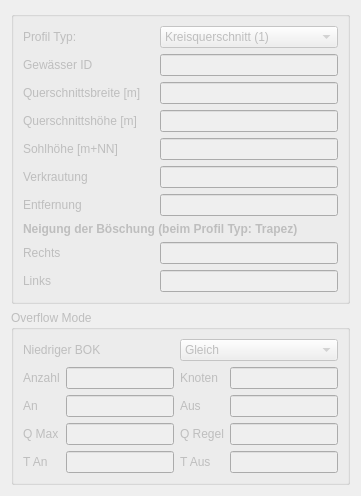
          <widget class="QWidget" name="geo_info_2">
           <attribute name="title">
            <string>Geometrie Info</string>
           </attribute>
           <layout class="QVBoxLayout" name="verticalLayout_2">
            <item>
             <widget class="QGroupBox" name="geo_info">
              <property name="enabled">
               <bool>false</bool>
              </property>
              <property name="title">
               <string/>
              </property>
              <layout class="QGridLayout" name="gridLayout_15">
               <item row="2" column="1">
                <widget class="QLineEdit" name="gi_width">
                 <property name="toolTip">
                  <string>&lt;html&gt;&lt;head/&gt;&lt;body&gt;&lt;p&gt;Kreis: Durchmesser&lt;/p&gt;&lt;p&gt;Rechteck, Trapez: Sohlbreite&lt;/p&gt;&lt;/body&gt;&lt;/html&gt;</string>
                 </property>
                </widget>
               </item>
               <item row="0" column="0">
                <widget class="QLabel" name="label_68">
                 <property name="text">
                  <string>Profil Typ:</string>
                 </property>
                </widget>
               </item>
               <item row="2" column="0">
                <widget class="QLabel" name="label_69">
                 <property name="text">
                  <string>Querschnittsbreite [m]</string>
                 </property>
                </widget>
               </item>
               <item row="6" column="1">
                <widget class="QLineEdit" name="gi_xl">
                 <property name="toolTip">
                  <string>&lt;html&gt;&lt;head/&gt;&lt;body&gt;&lt;p&gt;Entfernung bis zum nächsten stromabwärts liegenden Verb. knoten&lt;/p&gt;&lt;/body&gt;&lt;/html&gt;</string>
                 </property>
                </widget>
               </item>
               <item row="5" column="1">
                <widget class="QLineEdit" name="gi_kstime"/>
               </item>
               <item row="1" column="1">
                <widget class="QLineEdit" name="gi_id"/>
               </item>
               <item row="5" column="0">
                <widget class="QLabel" name="label_87">
                 <property name="text">
                  <string>Verkrautung</string>
                 </property>
                </widget>
               </item>
               <item row="3" column="1">
                <widget class="QLineEdit" name="gi_heit"/>
               </item>
               <item row="6" column="0">
                <widget class="QLabel" name="label_89">
                 <property name="text">
                  <string>Entfernung</string>
                 </property>
                </widget>
               </item>
               <item row="7" column="0" colspan="2">
                <widget class="QLabel" name="label_8">
                 <property name="font">
                  <font>
                   <weight>75</weight>
                   <bold>true</bold>
                  </font>
                 </property>
                 <property name="text">
                  <string>Neigung der Böschung (beim Profil Typ: Trapez)</string>
                 </property>
                </widget>
               </item>
               <item row="0" column="1">
                <widget class="QComboBox" name="gi_ityp">
                 <property name="editable">
                  <bool>false</bool>
                 </property>
                 <item>
                  <property name="text">
                   <string>Kreisquerschnitt (1)</string>
                  </property>
                 </item>
                 <item>
                  <property name="text">
                   <string>Rechteckquerschnitt (2)</string>
                  </property>
                 </item>
                 <item>
                  <property name="text">
                   <string>Trapezquerschnitt (3)</string>
                  </property>
                 </item>
                 <item>
                  <property name="text">
                   <string>beliebiger Querschnitt (4)</string>
                  </property>
                 </item>
                 <item>
                  <property name="text">
                   <string>Zusatzquerschnitt (5)</string>
                  </property>
                 </item>
                 <item>
                  <property name="text">
                   <string>(6)</string>
                  </property>
                 </item>
                 <item>
                  <property name="text">
                   <string>(7)</string>
                  </property>
                 </item>
                 <item>
                  <property name="text">
                   <string>(8)</string>
                  </property>
                 </item>
                 <item>
                  <property name="text">
                   <string>beliebiger Querschnitt (9)</string>
                  </property>
                 </item>
                </widget>
               </item>
               <item row="3" column="0">
                <widget class="QLabel" name="label_70">
                 <property name="text">
                  <string>Querschnittshöhe [m]</string>
                 </property>
                </widget>
               </item>
               <item row="4" column="1">
                <widget class="QLineEdit" name="gi_zo"/>
               </item>
               <item row="4" column="0">
                <widget class="QLabel" name="label_74">
                 <property name="text">
                  <string>Sohlhöhe [m+NN]</string>
                 </property>
                </widget>
               </item>
               <item row="1" column="0">
                <widget class="QLabel" name="label_80">
                 <property name="text">
                  <string>Gewässer ID</string>
                 </property>
                </widget>
               </item>
               <item row="8" column="0">
                <widget class="QLabel" name="label_71">
                 <property name="text">
                  <string>Rechts                            </string>
                 </property>
                </widget>
               </item>
               <item row="8" column="1">
                <widget class="QLineEdit" name="gi_ztr"/>
               </item>
               <item row="9" column="0">
                <widget class="QLabel" name="label_72">
                 <property name="text">
                  <string>Links</string>
                 </property>
                </widget>
               </item>
               <item row="9" column="1">
                <widget class="QLineEdit" name="gi_ztl"/>
               </item>
              </layout>
             </widget>
            </item>
            <item>
             <widget class="QGroupBox" name="ovf_modbox">
              <property name="enabled">
               <bool>false</bool>
              </property>
              <property name="title">
               <string>Overflow Mode</string>
              </property>
              <layout class="QGridLayout" name="gridLayout_12">
               <item row="4" column="2">
                <widget class="QLabel" name="label_9">
                 <property name="text">
                  <string>Q Regel</string>
                 </property>
                </widget>
               </item>
               <item row="3" column="0">
                <widget class="QLabel" name="label_17">
                 <property name="text">
                  <string>An</string>
                 </property>
                </widget>
               </item>
               <item row="1" column="1">
                <widget class="QLineEdit" name="gi_novf"/>
               </item>
               <item row="3" column="3">
                <widget class="QLineEdit" name="gi_ovfaus"/>
               </item>
               <item row="5" column="1">
                <widget class="QLineEdit" name="gi_tovfan"/>
               </item>
               <item row="5" column="2">
                <widget class="QLabel" name="label_86">
                 <property name="text">
                  <string>T Aus</string>
                 </property>
                </widget>
               </item>
               <item row="1" column="3">
                <widget class="QLineEdit" name="gi_iabovf"/>
               </item>
               <item row="5" column="0">
                <widget class="QLabel" name="label_85">
                 <property name="text">
                  <string>T An</string>
                 </property>
                </widget>
               </item>
               <item row="3" column="2">
                <widget class="QLabel" name="label_64">
                 <property name="text">
                  <string>Aus</string>
                 </property>
                </widget>
               </item>
               <item row="0" column="2" colspan="2">
                <widget class="QComboBox" name="gi_lire">
                 <item>
                  <property name="text">
                   <string>Gleich</string>
                  </property>
                 </item>
                 <item>
                  <property name="text">
                   <string>Links</string>
                  </property>
                 </item>
                 <item>
                  <property name="text">
                   <string>Rechts</string>
                  </property>
                 </item>
                </widget>
               </item>
               <item row="1" column="2">
                <widget class="QLabel" name="label_14">
                 <property name="text">
                  <string>Knoten</string>
                 </property>
                </widget>
               </item>
               <item row="4" column="1">
                <widget class="QLineEdit" name="gi_qomax"/>
               </item>
               <item row="4" column="0">
                <widget class="QLabel" name="label_81">
                 <property name="text">
                  <string>Q Max</string>
                 </property>
                </widget>
               </item>
               <item row="1" column="0">
                <widget class="QLabel" name="label_13">
                 <property name="text">
                  <string>Anzahl</string>
                 </property>
                </widget>
               </item>
               <item row="3" column="1">
                <widget class="QLineEdit" name="gi_ovfan"/>
               </item>
               <item row="4" column="3">
                <widget class="QLineEdit" name="gi_qregel"/>
               </item>
               <item row="0" column="0" colspan="2">
                <widget class="QLabel" name="label_12">
                 <property name="text">
                  <string>Niedriger BOK</string>
                 </property>
                </widget>
               </item>
               <item row="5" column="3">
                <widget class="QLineEdit" name="gi_tovfaus"/>
               </item>
              </layout>
             </widget>
            </item>
           </layout>
          </widget>
